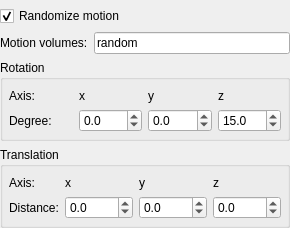
       <widget class="QFrame" name="m_MotionArtifactFrame">
        <property name="enabled">
         <bool>true</bool>
        </property>
        <property name="frameShape">
         <enum>QFrame::NoFrame</enum>
        </property>
        <property name="frameShadow">
         <enum>QFrame::Raised</enum>
        </property>
        <layout class="QGridLayout" name="gridLayout_18">
         <property name="leftMargin">
          <number>0</number>
         </property>
         <property name="topMargin">
          <number>6</number>
         </property>
         <property name="rightMargin">
          <number>0</number>
         </property>
         <property name="bottomMargin">
          <number>0</number>
         </property>
         <property name="horizontalSpacing">
          <number>6</number>
         </property>
         <item row="0" column="0">
          <widget class="QCheckBox" name="m_RandomMotion">
           <property name="toolTip">
            <string>Toggle between random movement and linear movement.</string>
           </property>
           <property name="text">
            <string>Randomize motion</string>
           </property>
           <property name="checked">
            <bool>true</bool>
           </property>
          </widget>
         </item>
         <item row="3" column="0">
          <widget class="QGroupBox" name="m_RotationArtifactFrame">
           <property name="title">
            <string>Rotation</string>
           </property>
           <layout class="QGridLayout" name="gridLayout_19">
            <property name="leftMargin">
             <number>6</number>
            </property>
            <property name="topMargin">
             <number>9</number>
            </property>
            <property name="rightMargin">
             <number>6</number>
            </property>
            <property name="bottomMargin">
             <number>6</number>
            </property>
            <item row="1" column="0">
             <widget class="QLabel" name="m_TensorsToDWIBValueLabel_36">
              <property name="toolTip">
               <string/>
              </property>
              <property name="statusTip">
               <string/>
              </property>
              <property name="whatsThis">
               <string/>
              </property>
              <property name="text">
               <string>Degree:</string>
              </property>
              <property name="wordWrap">
               <bool>false</bool>
              </property>
             </widget>
            </item>
            <item row="0" column="1">
             <widget class="QLabel" name="m_TensorsToDWIBValueLabel_29">
              <property name="toolTip">
               <string/>
              </property>
              <property name="statusTip">
               <string/>
              </property>
              <property name="whatsThis">
               <string/>
              </property>
              <property name="text">
               <string>x</string>
              </property>
              <property name="wordWrap">
               <bool>false</bool>
              </property>
             </widget>
            </item>
            <item row="0" column="0">
             <widget class="QLabel" name="m_TensorsToDWIBValueLabel_28">
              <property name="toolTip">
               <string/>
              </property>
              <property name="statusTip">
               <string/>
              </property>
              <property name="whatsThis">
               <string/>
              </property>
              <property name="text">
               <string>Axis:</string>
              </property>
              <property name="wordWrap">
               <bool>false</bool>
              </property>
             </widget>
            </item>
            <item row="1" column="1">
             <widget class="QDoubleSpinBox" name="m_MaxRotationBoxX">
              <property name="toolTip">
               <string>Maximum rotation around x-axis.</string>
              </property>
              <property name="decimals">
               <number>1</number>
              </property>
              <property name="minimum">
               <double>-360.000000000000000</double>
              </property>
              <property name="maximum">
               <double>360.000000000000000</double>
              </property>
              <property name="singleStep">
               <double>1.000000000000000</double>
              </property>
              <property name="value">
               <double>0.000000000000000</double>
              </property>
             </widget>
            </item>
            <item row="1" column="3">
             <widget class="QDoubleSpinBox" name="m_MaxRotationBoxZ">
              <property name="toolTip">
               <string>Maximum rotation around z-axis.</string>
              </property>
              <property name="decimals">
               <number>1</number>
              </property>
              <property name="minimum">
               <double>-360.000000000000000</double>
              </property>
              <property name="maximum">
               <double>360.000000000000000</double>
              </property>
              <property name="singleStep">
               <double>1.000000000000000</double>
              </property>
              <property name="value">
               <double>15.000000000000000</double>
              </property>
             </widget>
            </item>
            <item row="0" column="2">
             <widget class="QLabel" name="m_TensorsToDWIBValueLabel_30">
              <property name="toolTip">
               <string/>
              </property>
              <property name="statusTip">
               <string/>
              </property>
              <property name="whatsThis">
               <string/>
              </property>
              <property name="text">
               <string>y</string>
              </property>
              <property name="wordWrap">
               <bool>false</bool>
              </property>
             </widget>
            </item>
            <item row="0" column="3">
             <widget class="QLabel" name="m_TensorsToDWIBValueLabel_31">
              <property name="toolTip">
               <string/>
              </property>
              <property name="statusTip">
               <string/>
              </property>
              <property name="whatsThis">
               <string/>
              </property>
              <property name="text">
               <string>z</string>
              </property>
              <property name="wordWrap">
               <bool>false</bool>
              </property>
             </widget>
            </item>
            <item row="1" column="2">
             <widget class="QDoubleSpinBox" name="m_MaxRotationBoxY">
              <property name="toolTip">
               <string>Maximum rotation around y-axis.</string>
              </property>
              <property name="decimals">
               <number>1</number>
              </property>
              <property name="minimum">
               <double>-360.000000000000000</double>
              </property>
              <property name="maximum">
               <double>360.000000000000000</double>
              </property>
              <property name="singleStep">
               <double>1.000000000000000</double>
              </property>
              <property name="value">
               <double>0.000000000000000</double>
              </property>
             </widget>
            </item>
           </layout>
          </widget>
         </item>
         <item row="4" column="0">
          <widget class="QGroupBox" name="m_TranslationArtifactFrame">
           <property name="title">
            <string>Translation</string>
           </property>
           <layout class="QGridLayout" name="gridLayout_28">
            <property name="leftMargin">
             <number>6</number>
            </property>
            <property name="rightMargin">
             <number>6</number>
            </property>
            <property name="bottomMargin">
             <number>6</number>
            </property>
            <item row="1" column="0">
             <widget class="QLabel" name="m_TensorsToDWIBValueLabel_48">
              <property name="toolTip">
               <string/>
              </property>
              <property name="statusTip">
               <string/>
              </property>
              <property name="whatsThis">
               <string/>
              </property>
              <property name="text">
               <string>Distance:</string>
              </property>
              <property name="wordWrap">
               <bool>false</bool>
              </property>
             </widget>
            </item>
            <item row="0" column="1">
             <widget class="QLabel" name="m_TensorsToDWIBValueLabel_51">
              <property name="toolTip">
               <string/>
              </property>
              <property name="statusTip">
               <string/>
              </property>
              <property name="whatsThis">
               <string/>
              </property>
              <property name="text">
               <string>x</string>
              </property>
              <property name="wordWrap">
               <bool>false</bool>
              </property>
             </widget>
            </item>
            <item row="0" column="2">
             <widget class="QLabel" name="m_TensorsToDWIBValueLabel_52">
              <property name="toolTip">
               <string/>
              </property>
              <property name="statusTip">
               <string/>
              </property>
              <property name="whatsThis">
               <string/>
              </property>
              <property name="text">
               <string>y</string>
              </property>
              <property name="wordWrap">
               <bool>false</bool>
              </property>
             </widget>
            </item>
            <item row="0" column="0">
             <widget class="QLabel" name="m_TensorsToDWIBValueLabel_47">
              <property name="toolTip">
               <string/>
              </property>
              <property name="statusTip">
               <string/>
              </property>
              <property name="whatsThis">
               <string/>
              </property>
              <property name="text">
               <string>Axis:</string>
              </property>
              <property name="wordWrap">
               <bool>false</bool>
              </property>
             </widget>
            </item>
            <item row="0" column="3">
             <widget class="QLabel" name="m_TensorsToDWIBValueLabel_53">
              <property name="toolTip">
               <string/>
              </property>
              <property name="statusTip">
               <string/>
              </property>
              <property name="whatsThis">
               <string/>
              </property>
              <property name="text">
               <string>z</string>
              </property>
              <property name="wordWrap">
               <bool>false</bool>
              </property>
             </widget>
            </item>
            <item row="1" column="1">
             <widget class="QDoubleSpinBox" name="m_MaxTranslationBoxX">
              <property name="toolTip">
               <string>Maximum translation along x-axis.</string>
              </property>
              <property name="decimals">
               <number>1</number>
              </property>
              <property name="minimum">
               <double>-1000.000000000000000</double>
              </property>
              <property name="maximum">
               <double>1000.000000000000000</double>
              </property>
              <property name="singleStep">
               <double>1.000000000000000</double>
              </property>
              <property name="value">
               <double>0.000000000000000</double>
              </property>
             </widget>
            </item>
            <item row="1" column="2">
             <widget class="QDoubleSpinBox" name="m_MaxTranslationBoxY">
              <property name="toolTip">
               <string>Maximum translation along y-axis.</string>
              </property>
              <property name="decimals">
               <number>1</number>
              </property>
              <property name="minimum">
               <double>-1000.000000000000000</double>
              </property>
              <property name="maximum">
               <double>1000.000000000000000</double>
              </property>
              <property name="singleStep">
               <double>1.000000000000000</double>
              </property>
              <property name="value">
               <double>0.000000000000000</double>
              </property>
             </widget>
            </item>
            <item row="1" column="3">
             <widget class="QDoubleSpinBox" name="m_MaxTranslationBoxZ">
              <property name="toolTip">
               <string>Maximum translation along z-axis.</string>
              </property>
              <property name="decimals">
               <number>1</number>
              </property>
              <property name="minimum">
               <double>-1000.000000000000000</double>
              </property>
              <property name="maximum">
               <double>1000.000000000000000</double>
              </property>
              <property name="singleStep">
               <double>1.000000000000000</double>
              </property>
              <property name="value">
               <double>0.000000000000000</double>
              </property>
             </widget>
            </item>
           </layout>
          </widget>
         </item>
         <item row="2" column="0">
          <widget class="QFrame" name="frame_7">
           <property name="frameShape">
            <enum>QFrame::NoFrame</enum>
           </property>
           <property name="frameShadow">
            <enum>QFrame::Raised</enum>
           </property>
           <layout class="QGridLayout" name="gridLayout_31">
            <property name="leftMargin">
             <number>0</number>
            </property>
            <property name="topMargin">
             <number>0</number>
            </property>
            <property name="rightMargin">
             <number>0</number>
            </property>
            <property name="bottomMargin">
             <number>0</number>
            </property>
            <item row="0" column="0">
             <widget class="QLabel" name="label_3">
              <property name="text">
               <string>Motion volumes:</string>
              </property>
             </widget>
            </item>
            <item row="0" column="1">
             <widget class="QLineEdit" name="m_MotionVolumesBox">
              <property name="toolTip">
               <string>Type in the volume indices that should be affected by motion (e.g. &quot;0 3 7&quot; without quotation marks). Leave blank for motion in all volumes. Type in &quot;random&quot; to randomly select volumes for motion (volume 0 never moves). A list of negative numbers (e.g. -1 -2 -3) moves all volumes except 1, 2 and 3. A list with both signs or without numbers moves no volume.</string>
              </property>
              <property name="text">
               <string>random</string>
              </property>
             </widget>
            </item>
           </layout>
          </widget>
         </item>
        </layout>
       </widget>
